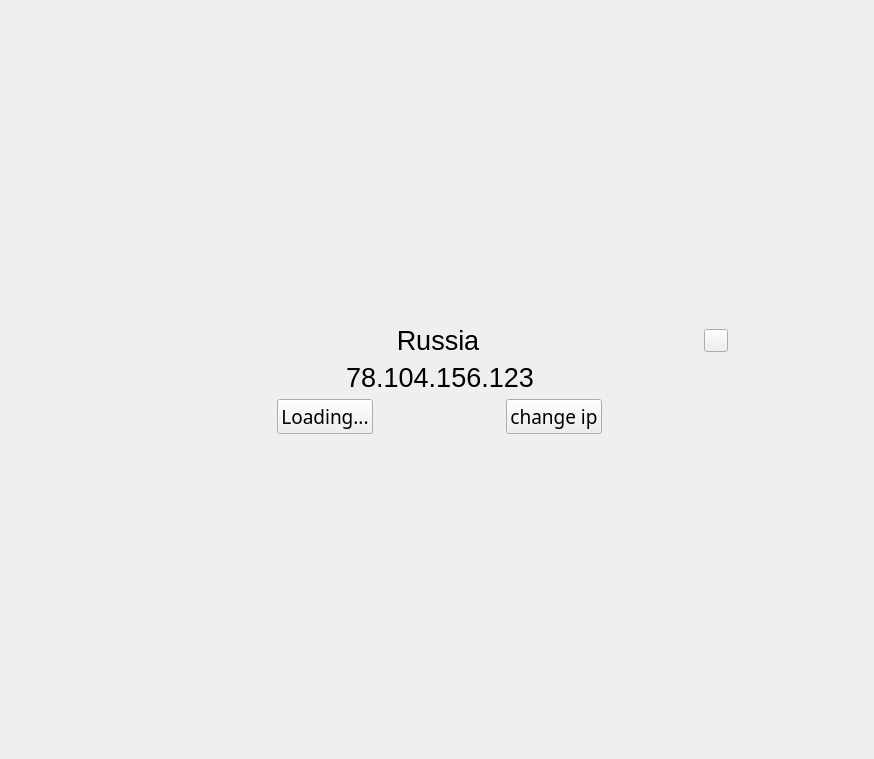
<?xml version="1.0" encoding="UTF-8"?>
<ui version="4.0">
 <class>Main</class>
 <widget class="QWidget" name="Main">
  <property name="windowModality">
   <enum>Qt::WindowModality::NonModal</enum>
  </property>
  <property name="geometry">
   <rect>
    <x>0</x>
    <y>0</y>
    <width>874</width>
    <height>759</height>
   </rect>
  </property>
  <property name="windowTitle">
   <string>Form</string>
  </property>
  <layout class="QGridLayout" name="gridLayout">
   <item row="0" column="0">
    <widget class="CardWidget" name="ConnectionCard">
     <property name="sizePolicy">
      <sizepolicy hsizetype="Expanding" vsizetype="Fixed">
       <horstretch>0</horstretch>
       <verstretch>0</verstretch>
      </sizepolicy>
     </property>
     <property name="minimumSize">
      <size>
       <width>380</width>
       <height>410</height>
      </size>
     </property>
     <property name="maximumSize">
      <size>
       <width>600</width>
       <height>600</height>
      </size>
     </property>
     <property name="font">
      <font>
       <family>Arial</family>
       <pointsize>20</pointsize>
      </font>
     </property>
     <property name="styleSheet">
      <string notr="true"/>
     </property>
     <layout class="QVBoxLayout" name="verticalLayout_3">
      <property name="sizeConstraint">
       <enum>QLayout::SizeConstraint::SetDefaultConstraint</enum>
      </property>
      <item>
       <spacer name="BottomVerticalSpacer">
        <property name="orientation">
         <enum>Qt::Orientation::Vertical</enum>
        </property>
        <property name="sizeHint" stdset="0">
         <size>
          <width>20</width>
          <height>40</height>
         </size>
        </property>
       </spacer>
      </item>
      <item>
       <layout class="QVBoxLayout" name="verticalLayout">
        <property name="sizeConstraint">
         <enum>QLayout::SizeConstraint::SetDefaultConstraint</enum>
        </property>
        <item>
         <layout class="QHBoxLayout" name="horizontalLayout_2">
          <property name="leftMargin">
           <number>5</number>
          </property>
          <item>
           <widget class="IconWidget" name="CountryIcon_2" native="true">
            <property name="minimumSize">
             <size>
              <width>20</width>
              <height>20</height>
             </size>
            </property>
            <property name="maximumSize">
             <size>
              <width>20</width>
              <height>20</height>
             </size>
            </property>
            <property name="icon" stdset="0">
             <iconset resource="../../Documents/PythonProjects/InfinityWG-desktop-client/examples/examples/window/clock/resource/resource.qrc">
              <normaloff>:/images/alarms.png</normaloff>:/images/alarms.png</iconset>
            </property>
           </widget>
          </item>
          <item>
           <spacer name="HorizontalSpacerSelectCOuntry_5">
            <property name="orientation">
             <enum>Qt::Orientation::Horizontal</enum>
            </property>
            <property name="sizeHint" stdset="0">
             <size>
              <width>40</width>
              <height>20</height>
             </size>
            </property>
           </spacer>
          </item>
          <item>
           <widget class="BodyLabel" name="hintLabel_3">
            <property name="font">
             <font>
              <family>Arial</family>
              <pointsize>20</pointsize>
             </font>
            </property>
            <property name="text">
             <string>Russia</string>
            </property>
            <property name="alignment">
             <set>Qt::AlignmentFlag::AlignCenter</set>
            </property>
            <property name="wordWrap">
             <bool>true</bool>
            </property>
            <property name="margin">
             <number>0</number>
            </property>
            <property name="lightColor" stdset="0">
             <color>
              <red>96</red>
              <green>96</green>
              <blue>96</blue>
             </color>
            </property>
            <property name="darkColor" stdset="0">
             <color>
              <red>206</red>
              <green>206</green>
              <blue>206</blue>
             </color>
            </property>
           </widget>
          </item>
          <item>
           <spacer name="HorizontalSpacerSelectCOuntry_6">
            <property name="orientation">
             <enum>Qt::Orientation::Horizontal</enum>
            </property>
            <property name="sizeHint" stdset="0">
             <size>
              <width>40</width>
              <height>20</height>
             </size>
            </property>
           </spacer>
          </item>
          <item>
           <widget class="TransparentToolButton" name="moreButton_3">
            <property name="font">
             <font>
              <family>Arial</family>
              <pointsize>20</pointsize>
              <italic>false</italic>
              <kerning>true</kerning>
             </font>
            </property>
           </widget>
          </item>
         </layout>
        </item>
        <item>
         <layout class="QHBoxLayout" name="horizontalLayout_1">
          <property name="leftMargin">
           <number>5</number>
          </property>
          <item>
           <spacer name="HorizontalSpacerSelectCOuntry_2">
            <property name="orientation">
             <enum>Qt::Orientation::Horizontal</enum>
            </property>
            <property name="sizeHint" stdset="0">
             <size>
              <width>40</width>
              <height>20</height>
             </size>
            </property>
           </spacer>
          </item>
          <item>
           <widget class="BodyLabel" name="hintLabel_2">
            <property name="font">
             <font>
              <family>Arial</family>
              <pointsize>20</pointsize>
             </font>
            </property>
            <property name="text">
             <string>78.104.156.123</string>
            </property>
            <property name="alignment">
             <set>Qt::AlignmentFlag::AlignCenter</set>
            </property>
            <property name="wordWrap">
             <bool>true</bool>
            </property>
            <property name="margin">
             <number>0</number>
            </property>
            <property name="lightColor" stdset="0">
             <color>
              <red>96</red>
              <green>96</green>
              <blue>96</blue>
             </color>
            </property>
            <property name="darkColor" stdset="0">
             <color>
              <red>206</red>
              <green>206</green>
              <blue>206</blue>
             </color>
            </property>
           </widget>
          </item>
          <item>
           <spacer name="HorizontalSpacerSelectCOuntry">
            <property name="orientation">
             <enum>Qt::Orientation::Horizontal</enum>
            </property>
            <property name="sizeHint" stdset="0">
             <size>
              <width>40</width>
              <height>20</height>
             </size>
            </property>
           </spacer>
          </item>
         </layout>
        </item>
        <item>
         <layout class="QHBoxLayout" name="horizontalLayout_3">
          <property name="leftMargin">
           <number>5</number>
          </property>
          <item>
           <spacer name="HorizontalSpacerSelectCOuntry_8">
            <property name="orientation">
             <enum>Qt::Orientation::Horizontal</enum>
            </property>
            <property name="sizeHint" stdset="0">
             <size>
              <width>40</width>
              <height>20</height>
             </size>
            </property>
           </spacer>
          </item>
          <item>
           <widget class="PrimaryPushButton" name="ConnectBtn">
            <property name="font">
             <font>
              <family>Arial Black</family>
              <pointsize>14</pointsize>
             </font>
            </property>
            <property name="text">
             <string>Loading...</string>
            </property>
            <property name="autoDefault">
             <bool>true</bool>
            </property>
           </widget>
          </item>
          <item>
           <spacer name="HorizontalSpacerSelectCOuntry_7">
            <property name="orientation">
             <enum>Qt::Orientation::Horizontal</enum>
            </property>
            <property name="sizeHint" stdset="0">
             <size>
              <width>40</width>
              <height>20</height>
             </size>
            </property>
           </spacer>
          </item>
          <item>
           <widget class="PrimaryPushButton" name="ChangeIpBtn">
            <property name="font">
             <font>
              <family>Arial Black</family>
              <pointsize>14</pointsize>
             </font>
            </property>
            <property name="text">
             <string>change ip</string>
            </property>
            <property name="autoDefault">
             <bool>true</bool>
            </property>
           </widget>
          </item>
          <item>
           <spacer name="HorizontalSpacerSelectCOuntry_9">
            <property name="orientation">
             <enum>Qt::Orientation::Horizontal</enum>
            </property>
            <property name="sizeHint" stdset="0">
             <size>
              <width>40</width>
              <height>20</height>
             </size>
            </property>
           </spacer>
          </item>
         </layout>
        </item>
       </layout>
      </item>
      <item>
       <spacer name="TopVerticalSpacer">
        <property name="orientation">
         <enum>Qt::Orientation::Vertical</enum>
        </property>
        <property name="sizeHint" stdset="0">
         <size>
          <width>20</width>
          <height>40</height>
         </size>
        </property>
       </spacer>
      </item>
     </layout>
    </widget>
   </item>
  </layout>
 </widget>
 <customwidgets>
  <customwidget>
   <class>PushButton</class>
   <extends>QPushButton</extends>
   <header>qfluentwidgets</header>
  </customwidget>
  <customwidget>
   <class>PrimaryPushButton</class>
   <extends>PushButton</extends>
   <header>qfluentwidgets</header>
  </customwidget>
  <customwidget>
   <class>ToolButton</class>
   <extends>QToolButton</extends>
   <header>qfluentwidgets</header>
  </customwidget>
  <customwidget>
   <class>TransparentToolButton</class>
   <extends>ToolButton</extends>
   <header>qfluentwidgets</header>
  </customwidget>
  <customwidget>
   <class>IconWidget</class>
   <extends>QWidget</extends>
   <header>qfluentwidgets</header>
  </customwidget>
  <customwidget>
   <class>CardWidget</class>
   <extends>QFrame</extends>
   <header>qfluentwidgets</header>
   <container>1</container>
  </customwidget>
  <customwidget>
   <class>BodyLabel</class>
   <extends>QLabel</extends>
   <header>qfluentwidgets</header>
  </customwidget>
 </customwidgets>
 <resources>
  <include location="../../Documents/PythonProjects/InfinityWG-desktop-client/examples/examples/window/clock/resource/resource.qrc"/>
 </resources>
 <connections/>
</ui>
